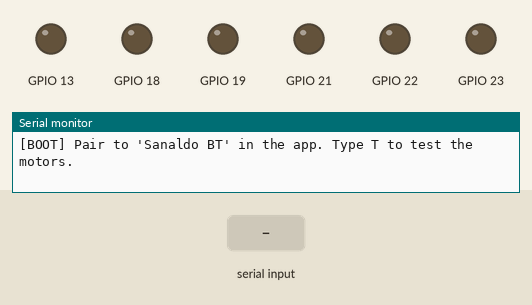
The sketch below on a simulated ESP32-S2. On the bench: output pins drawn as LEDs (lit = HIGH), the last lines printed to the serial monitor. The test bench sets the inputs (shaded band). Nothing arrives over Bluetooth unless stated.

Above: at 1.2 s.
1.3 s: "G\n" received over Serial
At 1.7 s:
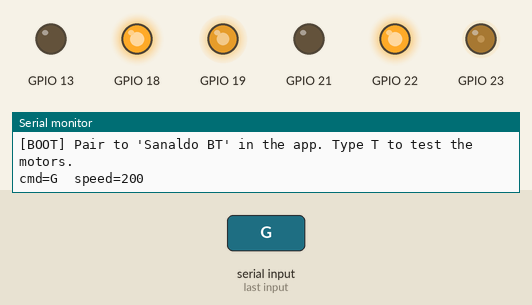
3.4 s: "J\n" received over the second serial link
At 3.8 s:
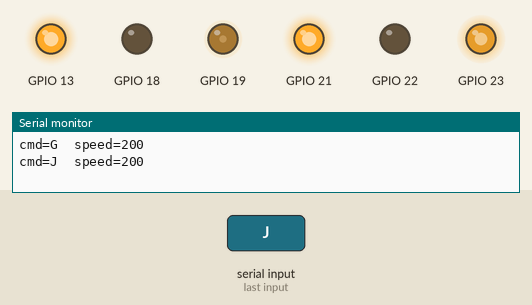
5.5 s: "H\n" received over Serial
At 5.9 s:
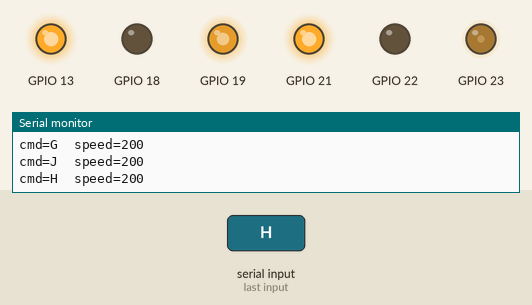
7.6 s: "F90\n" received over the second serial link
At 8.0 s:
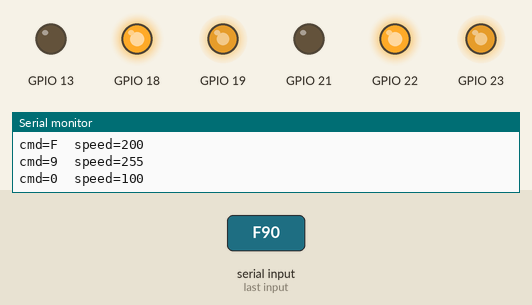
9.7 s: "F,45\n" received over Serial
At 10.1 s:
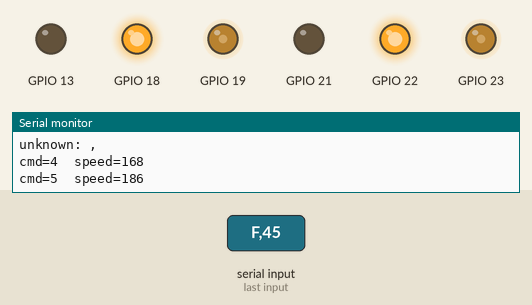
11.8 s: "B90\n" received over the second serial link
At 12.2 s:
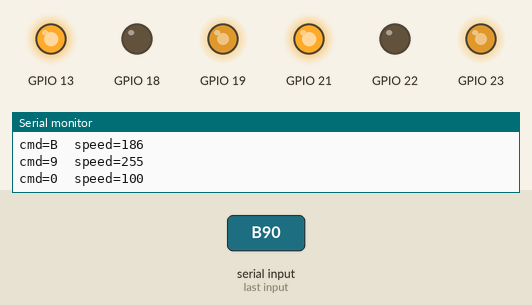
Timing chart, 0 to 14.8 s (numbered marks = the images above; inputs shaded):
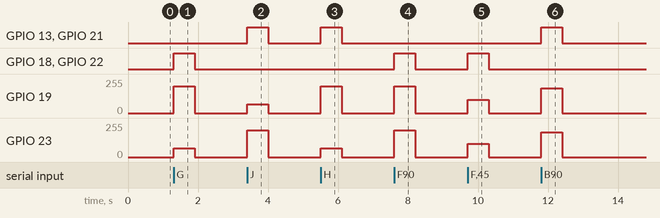

Measured:
- after the input at 1.3 s, GPIO 18, GPIO 22: LOW → HIGH at once, → LOW 0.60 s later; GPIO 19: 0/255 → 199/255 at once, → 0/255 0.60 s later; GPIO 23: 0/255 → 66/255 at once, → 0/255 0.60 s later
- after the input at 3.4 s, GPIO 13, GPIO 21: LOW → HIGH at once, → LOW 0.60 s later; GPIO 19: 0/255 → 66/255 at once, → 0/255 0.60 s later; GPIO 23: 0/255 → 199/255 at once, → 0/255 0.60 s later
- after the input at 5.5 s, GPIO 13, GPIO 21: LOW → HIGH at once, → LOW 0.60 s later; GPIO 19: 0/255 → 199/255 at once, → 0/255 0.60 s later; GPIO 23: 0/255 → 66/255 at once, → 0/255 0.60 s later
- after the input at 7.6 s, GPIO 18, GPIO 22: LOW → HIGH at once, → LOW 0.60 s later; GPIO 19, GPIO 23: 0/255 → 199/255 at once, → 0/255 0.60 s later
- after the input at 9.7 s, GPIO 18, GPIO 22: LOW → HIGH at once, → LOW 0.60 s later; GPIO 19, GPIO 23: 0/255 → 100/255 at once, → 0/255 0.60 s later
- after the input at 11.8 s, GPIO 13, GPIO 21: LOW → HIGH at once, → LOW 0.60 s later; GPIO 19, GPIO 23: 0/255 → 185/255 at once, → 0/255 0.60 s later

The sketch:

deneyapkart1a.ino
```cpp
// deneyapkart1a.ino — 2WD car driven by the "BT Arduino Car Controller" phone
// app (Devloper.xyz) over Bluetooth Classic (SPP). BT port of the Nano sketch.
//
// Board:  Deneyap Kart 1A (ESP32-WROVER-E) — Arduino core 2.0.x.
//         The WROVER has Bluetooth Classic, so the app's Bluetooth mode drives
//         it with no extra module (unlike the ESP32-S2, which is Wi-Fi only).
//         Tools -> Partition Scheme -> Huge APP (3MB No OTA)  <-- REQUIRED for BT.
//         Pairs as "Sanaldo BT" (same name as the Nano version).
// Driver: L298N
//
// App protocol (one letter per button):
//   F=fwd  B=back  L=left  R=right   S=stop
//   I=fwd-right  G=fwd-left   J=back-right  H=back-left   (diagonals: inner wheel slowed)
//   '0'..'9' = speed slider.  Anything else -> printed as "unknown".
//
// WIRING — Deneyap Kart 1A silk (D-label) -> L298N. Separate motor battery,
// shared GND:
//   D0 (GPIO23) -> ENA   D1 (GPIO22) -> IN1   D4 (GPIO21) -> IN2   (LEFT)
//   D5 (GPIO19) -> ENB   D6 (GPIO18) -> IN3   D12(GPIO13) -> IN4   (RIGHT)

#include "BluetoothSerial.h"
BluetoothSerial SerialBT;

struct Motor { uint8_t pwm, in1, in2, ch, trim; };
Motor motors[2] = {            // trim %: drop the faster side to roll straight
  { 23, 22, 21, 0, 100 },   // LEFT : D0/ENA(GPIO23), D1/IN1(22), D4/IN2(21)
  { 19, 18, 13, 1, 100 },   // RIGHT: D5/ENB(GPIO19), D6/IN3(18), D12/IN4(13)
};
const int PWM_FREQ = 20000, PWM_RES = 8;

int speedCar = 200;                 // 0..255, set by the app's '0'..'9' slider
const int speed_Coeff = 3;          // diagonal: inner wheel runs at speed/speed_Coeff
unsigned long lastCmd = 0;          // deadman timer (stop if the link goes quiet)
const unsigned long TIMEOUT = 600;  // no command for this long -> stop

// one wheel, signed -255..255: direction pins + PWM magnitude (x per-side trim)
void wheel(const Motor& m, int s) {
  digitalWrite(m.in1, s > 0);
  digitalWrite(m.in2, s < 0);
  ledcWrite(m.ch, abs(s) * m.trim / 100);
}
#define L(s) wheel(motors[0], (s))
#define R(s) wheel(motors[1], (s))

// full fwd/back jog — if wheels move here but not from the app, it's the phone link, not wiring
void selftest() {
  Serial.println(F("[TEST] fwd / back / stop"));
  L(200); R(200); delay(500);
  L(-200); R(-200); delay(500);
  L(0); R(0);
}

void handle(char c) {
  lastCmd = millis();
  int v = speedCar, w = speedCar / speed_Coeff;
  switch (c) {
    case 'F': L( v); R( v); break;        // forward
    case 'B': L(-v); R(-v); break;        // back
    case 'L': L(-v); R( v); break;        // spin left
    case 'R': L( v); R(-v); break;        // spin right
    case 'I': L( v); R( w); break;        // forward-right
    case 'G': L( w); R( v); break;        // forward-left
    case 'J': L(-v); R(-w); break;        // back-right
    case 'H': L(-w); R(-v); break;        // back-left
    case 'S': L( 0); R( 0); break;        // stop
    case '0' ... '9': speedCar = map(c - '0', 0, 9, 100, 255); break;  // slider
    case 'T': selftest(); break;          // USB: type T to jog the motors
    default:  Serial.print(F("unknown: ")); Serial.println(c); return;
  }
  Serial.print(F("cmd=")); Serial.print(c);
  Serial.print(F("  speed=")); Serial.println(speedCar);
}

void pump(Stream& in) {
  while (in.available()) {
    char c = in.read();
    if (c != '\n' && c != '\r') handle(c);
  }
}

void setup() {
  Serial.begin(115200);
  for (auto& m : motors) {
    pinMode(m.in1, OUTPUT); pinMode(m.in2, OUTPUT);
    ledcSetup(m.ch, PWM_FREQ, PWM_RES);
    ledcAttachPin(m.pwm, m.ch);
  }
  L(0); R(0);
  SerialBT.begin("Sanaldo BT");         // pair to "Sanaldo BT" in the app
  Serial.println(F("[BOOT] Pair to 'Sanaldo BT' in the app. Type T to test the motors."));
}

void loop() {
  pump(Serial);                                 // USB monitor: T = selftest, or drive by hand
  pump(SerialBT);                               // phone app: drive commands
  if (millis() - lastCmd > TIMEOUT) { L(0); R(0); }   // safety: stale link -> stop
}
```
